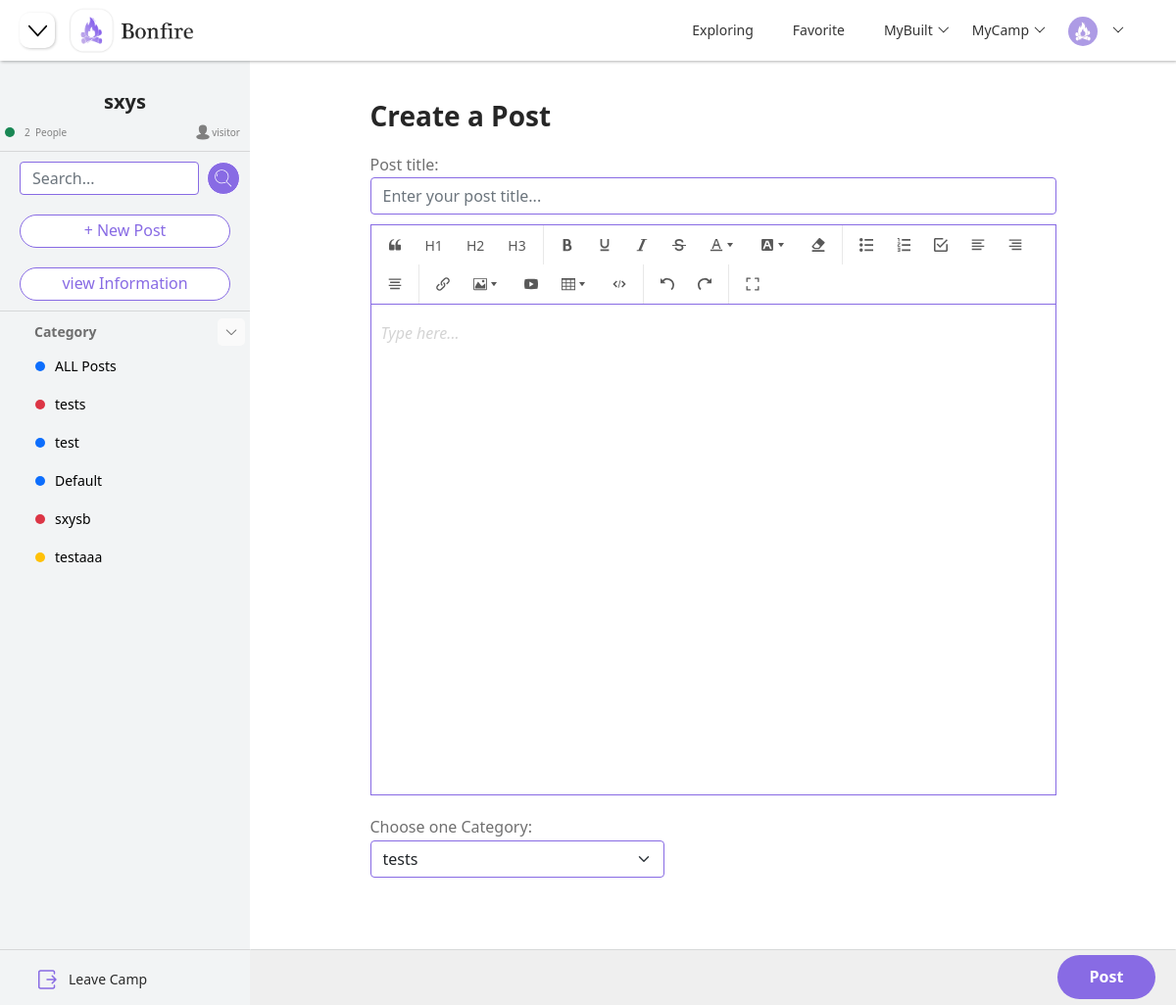
The app's page /camp/4/post (signed in) with its own data.
### models.py (models this page shows)
class CampModel(db.Model):
    __tablename__ = "camp"
    id = db.Column(db.Integer, primary_key=True, autoincrement=True)
    name = db.Column(db.String(100), nullable=False, unique=False)
    description = db.Column(db.String(200), nullable=True)
    background = db.Column(db.String(200), nullable=True, default="default_camp.png")
    create_time = db.Column(db.DateTime, default=datetime.now)

class CategoryModel(db.Model):
    __tablename__ = "category"
    id = db.Column(db.Integer, primary_key=True, autoincrement=True)
    name = db.Column(db.String(100), nullable=False, unique=False)
    color = db.Column(db.String(100), nullable=False, unique=False)
    create_time = db.Column(db.DateTime, default=datetime.now)
    camp_id = db.Column(db.Integer, db.ForeignKey("camp.id"))
    camp = db.relationship("CampModel", backref="categories")

### blueprints/camp.py (the view)
class Posts(Resource):
    method_decorators = [login_required, check_category]
    def get(self, camp_id):
        session["camp_id"] = camp_id
        camp = CampModel.query.filter_by(id=camp_id).first()
        if camp is None:
            return render_template("404.html")
        camp_user = CampUserModel.query.filter_by(camp_id=camp_id).all()
        users_num = len(camp_user)
        camp_dict = {"camp_id": camp.id, "camp_name": camp.name, "camp_description": camp.description,
                     "camp_background": camp.background, "users_num": users_num}
        user_id = session.get("user_id")
        if user_id:
            camp_user = CampUserModel.query.filter_by(user_id=user_id, camp_id=camp_id).first()
            if camp_user:
                identity = camp_user.identity
            else:
                identity = "visitor"
        else:
            identity = "visitor"
        categories = CategoryModel.query.filter_by(camp_id=camp_id).all()
        categories_list = []
        categories_dict = {}
        for category in categories:
            categories_dict["category_id"] = category.id
            categories_dict["category_name"] = category.name
            categories_dict["category_color"] = category.color
            categories_list.append(categories_dict)
            categories_dict = {}
        camp_builders = get_all_camp_builder()
        camp_joins = get_all_camp_join()
        return render_template("post.html", camp=camp_dict, categories=categories_list, identity=identity,
                               camp_builders=camp_builders, camp_joins=camp_joins, page_status="posts")

### app.py (called while the page is built)
@app.before_request
def before_request():
    user_id = session.get("user_id")
    if user_id:
        try:
            user = UserModel.query.get(user_id)
            g.user = user
        except:
            g.user = None

@app.context_processor
def context_processor():
    if hasattr(g, "user"):
        return {"user": g.user}
    else:
        return {}

### blueprints/camp.py (called while the page is built)
@api.representation('text/html')
def output_html(data, code, headers=None):
    if isinstance(data, str):
        resp = Response(data)
        return resp
    else:
        return Response(json.dumps(data), mimetype='application/json')

### controller.py (called while the page is built)
def get_all_camp_builder():
    user_id = session.get("user_id")
    if user_id:
        camp_user = CampUserModel.query.filter_by(user_id=user_id, identity="Builder").all()
        camps = []
        camp_dict = {}
        for camp in camp_user:
            camp_dict["camp_id"] = camp.camp_id
            camp = CampModel.query.filter_by(id=camp.camp_id).first()
            camp_dict["camp_name"] = camp.name
            camps.append(camp_dict)
            camp_dict = {}
        return camps
    else:
        return {}

def get_all_camp_join():
    user_id = session.get("user_id")
    if user_id:
        camp_user = CampUserModel.query.filter_by(user_id=user_id).filter(CampUserModel.identity.in_(["Admin", "Member"])).all()
        camps = []
        camp_dict = {}
        for camp in camp_user:
            camp_dict["camp_id"] = camp.camp_id
            camp = CampModel.query.filter_by(id=camp.camp_id).first()
            camp_dict["camp_name"] = camp.name
            camps.append(camp_dict)
            camp_dict = {}
        return camps
    else:
        return {}

### decoration.py (called while the page is built)
def login_required(func):
    @wraps(func)
    def wrapper(*args, **kwargs):
        if hasattr(g, 'user'):
            return func(*args, **kwargs)
        else:
            return redirect(url_for("user.login"))
    return wrapper

### templates/post.html (shortened to what this page needs)
{% extends "components/index_navi.html" %}
{% block head %}
    <link rel="stylesheet" href="{{ url_for('static', filename='css/camp.css') }}">
    <link rel="stylesheet" href="{{ url_for('static', filename='css/post.css') }}">
    <link rel="stylesheet" href="{{ url_for('static', filename='wangEditor/wang.css') }}">
{% endblock %}
{% block navi_shrink %}
    <button class="justify-content-start shrink-btn" onclick="side_post()">
    </button>
{% endblock %}
{% block body %}
    {% include "components/camp_side.html" %}
    {% include "components/post_container.html" %}
{% endblock %}

### templates/components/camp_side.html (shortened to what this page needs)
<div class="container-fluid" id="main-body">
    <div class="side-menu" id="side-menu">
        <div id="hide-menu">
            <div class="camp-info" id="camp-info">
                <h3 class="camp-name">
                    {{ camp["camp_name"] }}
                </h3>
                <div class="people-info">
                    <div class="item-info-people">
                        <div class="circle bg-success"></div>
                        <p class="info-people">{{ camp["users_num"] }} &nbsp</p>
                        <p class="info-people">People</p>
                    </div>
                    <div class="camp-identity">
                        <p class="info-people">{{ identity }}</p>
                    </div>
                </div>
            </div>
            <hr class="segmentation">
            <form class="d-flex" id="search-bar" method="get" action="/camp/searchpost">
                <input class="form-control me-2 add-input" type="search" placeholder="Search..." name="post_search">
                <button class="btn btn-primary" type="submit" id="search-btn">
                </button>
            </form>
            <a class="side-btn" href="/camp/{{ camp["camp_id"] }}/post">
                + New Post
            </a>
            {% if identity == "Admin" or identity == "Builder" %}
                <a class="side-btn" href="/camp/{{ camp["camp_id"] }}/manage">
                    Manage Camp
                </a>
            {% else %}
                <a class="side-btn" href="/camp/{{ camp["camp_id"] }}/manage">
                    view Information
                </a>
            {% endif %}
            <hr class="segmentation">
            <div class="side-title">
                <p id="category_list">Category</p>
                <button style="transform: rotate(0deg)" type="button" class="btn-toggle side-title-btn"
                        id="side-title-btn2"
                        onclick="rotate()" data-bs-toggle="collapse" data-bs-target="#dashboard">
                </button>
            </div>
            <div class="collapse show" id="dashboard">
                <div class="side-list2 side-list3">
                    <ul class="nav nav-pills flex-column mb-auto">
                        {% if page_status == "ALL" %}
                            <li class="nav-item nav-items nav-link list-items2 active-camp">
                                <a href="/camp/{{ camp["camp_id"] }}"
                                   class="list-item-link">
                                    <div class="circle bg-primary"></div>
                                    ALL Posts
                                </a>
                            </li>
                        {% else %}
                            <li class="nav-item nav-items nav-link list-items2">
                                <a href="/camp/{{ camp["camp_id"] }}"
                                   class="list-item-link">
                                    <div class="circle bg-primary"></div>
                                    ALL Posts
                                </a>
                            </li>
                        {% endif %}
                        {% for category in categories %}
                            {% if category["category_name"] == "Default" %}
                                {% if page_status == category["category_id"] %}
                                    <li class="nav-item nav-items nav-link list-items2 active-camp">
                                        <a href="/camp/{{ camp["camp_id"] }}/{{ category["category_id"] }}"
                                           class="list-item-link">
                                            <div class="circle bg-primary"></div>
                                            {{ category["category_name"] }}
                                        </a>
                                    </li>
                                {% else %}
                                    <li class="nav-item nav-items nav-link list-items2">
                                        <a href="/camp/{{ camp["camp_id"] }}/{{ category["category_id"] }}"
                                           class="list-item-link">
                                            <div class="circle bg-primary"></div>
                                            {{ category["category_name"] }}
                                        </a>
                                    </li>
                                {% endif %}
                            {% else %}
                                {% if category["category_color"] == "blue" %}
                                    {% set color = "bg-primary" %}
                                {% elif category["category_color"] == "red" %}
                                    {% set color = "bg-danger" %}
                                {% elif category["category_color"] == "green" %}
                                    {% set color = "bg-success" %}
                                {% elif category["category_color"] == "yellow" %}
                                    {% set color = "bg-warning" %}
                                {% endif %}
                                {% if page_status == category["category_id"] %}
                                    <li class="nav-item nav-items nav-link list-items2 active-camp">
                                {% else %}
                                    <li class="nav-item nav-items nav-link list-items2">
                                {% endif %}
                                <a href="/camp/{{ camp["camp_id"] }}/{{ category["category_id"] }}"
                                   class="list-item-link">
                                    <div class="circle {{ color }}"></div>
                                    {{ category["category_name"] }}
                                </a>
                            {% endif %}
                        </li>
                        {% endfor %}
                    </ul>
                </div>
            </div>
            <div class="side-bottom">
                <hr class="segmentation">
                <div class="dropdown">
                    <ul class="nav nav-pills flex-column mb-auto " id="side-list">
                        <li class="nav-item nav-items" id="leave-camp">
                            <a href="javascript:;" class="nav-link list-items" onclick="leave_camp()">
                                Leave Camp
                            </a>
                        </li>
                    </ul>
                </div>
            </div>
        </div>
    </div>
</div>

### static/css/base.css (style rules this page uses)
html { scroll-behavior:smooth; }
* { margin: 0; padding: 0; box-sizing: border-box; }
li { list-style: none }
button { cursor: pointer }
a { color: #D6D6D6; text-decoration: none !important; }
p { margin-bottom: unset !important; }
button, input { font-family: Microsoft YaHei, Heiti SC, tahoma, arial, Hiragino Sans GB, "\5B8B\4F53", sans-serif; border: 0; outline: none; }
.segmentation { color: gray; border-bottom: none !important; background-color: gray; }
.shrink-btn { margin-left: 20px; background-color: #ffffff; border-radius: 10px; width: 36px; height: 36px; box-shadow: 1px 1px 3px rgb(0 0 0 / 20%); transition: ease 0.3s; }
#shrink-svg { transition: ease 0.3s; }

### static/css/camp.css (style rules this page uses)
#main-body { display: flex; padding-left: 0; padding-right: 0; margin-top: 62px; }
@media (min-width: 751px) { #side-menu { position: fixed; display: flex; width: 255px; background-color: #f2f4f5; height: calc(100vh - 62px); transition: ease .5s; padding-top: 30px; overflow: hidden; flex-direction: column; left: 0; } }
.camp-name { font-size: 20px; font-weight: bold; text-align: center; margin-bottom: 10px; }
.people-info { display: flex; width: 100%; align-items: center; justify-content: space-between; }
.item-info-people { display: flex; margin-left: 5px; font-size: 10px; align-items: center; color: gray; }
.circle { display: inline-block; width: 10px; height: 10px; border-radius: 5px; margin-right: 10px; }
.camp-identity { display: flex; flex-direction: row; align-items: center; font-size: 10px; color: gray; margin-right: 10px; }
.info-people { display: inline; }
.add-input { border-color: #886be4; outline: 0; }
#search-bar { height: 34px; width: inherit; padding-left: 20px; padding-right: 10px; }
#search-btn { background-color: #886be4 !important; display: flex; border-color: unset !important; align-items: center; border-radius: 50%; height: 100%; width: 34px; flex-direction: column; justify-content: center; }
.side-btn { display: flex; justify-content: center; align-items: center; margin-top: 20px; color: #886be4; height: 34px; width: calc(100% - 40px); margin-left: 20px; margin-right: 20px; background-color: white; border-radius: 50px; border-style: solid; border-color: #886be4; border-width: 1px; transition: ease 0.3s; cursor: pointer; }
.side-title { position: relative; display: flex; padding-left: 35px; padding-right: 10px; align-items: center; margin-bottom: 7px; }
#category_list { font-weight: bold; font-size: 14px; color: #6E6E6E; }
.side-title-btn { position: absolute; right: 0; display: flex; justify-content: center; align-items: center; margin-right: 5px; text-align: center; height: 28px; width: 28px; border-radius: 5px; background-color: #FAFAFA; transition: ease .4s; }
#side-title-btn2 { transition: transform .4s ease; }
.side-bottom { position: absolute; width: 100%; bottom: 0; }
#side-list { flex-wrap: nowrap; margin-left: 20px; margin-right: 20px; margin-bottom: 0 !important; }
.list-items { display: flex; white-space: nowrap; height: 34px; width: 100%; align-items: center; overflow: hidden; color: #2B2B2B !important; font-size: 14px !important; flex-wrap: wrap; padding-bottom: 28px; margin-bottom: 10px; }
.side-list2 { overflow: scroll; overflow-x: hidden; overflow-y: auto; }
.side-list3 { flex-wrap: nowrap; margin-left: 20px; margin-right: 20px; margin-bottom: 0 !important; height: calc(100vh - 425px); }
.list-items2 { position: relative; display: flex; white-space: nowrap; height: 34px; width: 100%; align-items: center; overflow: hidden; color: #2B2B2B !important; font-size: 14px !important; margin-bottom: 5px; }
.list-item-link { position: absolute; left: 0; width: 65%; height: 100%; display: flex; align-items: center; white-space: nowrap; overflow: hidden; padding-left: 16px; color: black; text-decoration: none; }

### static/wangEditor/wang.css (style rules this page uses)
:root, :host { --w-e-textarea-bg-color: #fff; --w-e-textarea-color: #333; --w-e-textarea-border-color: #ccc; --w-e-textarea-slight-border-color: #e8e8e8; --w-e-textarea-slight-color: #d4d4d4; --w-e-textarea-slight-bg-color: #f5f2f0; --w-e-textarea-selected-border-color: #B4D5FF; --w-e-textarea-handler-bg-color: #4290f7; --w-e-toolbar-color: #595959; --w-e-toolbar-bg-color: #fff; --w-e-toolbar-active-color: #333; --w-e-toolbar-active-bg-color: #f1f1f1; --w-e-toolbar-disabled-color: #999; --w-e-toolbar-border-color: #e8e8e8; --w-e-modal-button-bg-color: #fafafa; --w-e-modal-button-border-color: #d9d9d9; }

### records on screen
CampModel: camp_name "sxys"
CategoryModel: category_name "tests"
CategoryModel: category_name "test"
CategoryModel: category_name "Default"
CategoryModel: category_name "sxysb"
CategoryModel: category_name "testaaa"

### other values on screen
{{ camp["users_num"] }} "2"
{{ identity }} "visitor"
form field post_category "tests"
